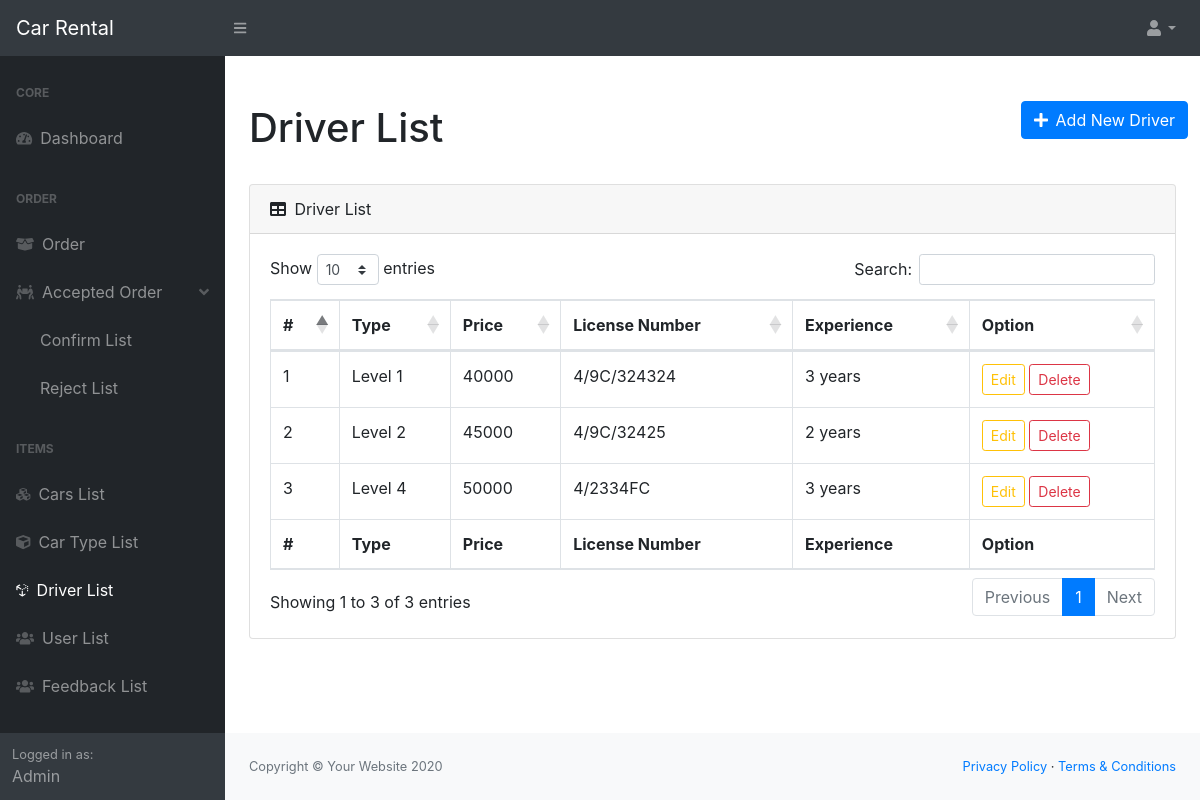
The page /backend/driver_list.php (signed in) on the database its author committed.
### tables this page shows
CREATE TABLE `drivers` (
  `id` int(11) NOT NULL,
  `type` varchar(255) NOT NULL,
  `price` varchar(255) NOT NULL,
  `license_number` varchar(255) NOT NULL,
  `experience` varchar(255) NOT NULL,
  `created_at` timestamp NOT NULL DEFAULT current_timestamp() ON UPDATE current_timestamp(),
  `updated_at` timestamp NOT NULL DEFAULT '0000-00-00 00:00:00'
);

### backend/driver_list.php (the view, shortened to what this page needs)
<?php
if (isset($_SESSION['loginuser']) && $_SESSION['loginuser']['role']=="admin") {
	require 'dbconnect.php';
	require 'include/header.php';
?>
	<div class="container">
		<div class="row align-items-center justify-content-between">
            <div class="col-auto mt-4">
				<h1 class="mt-4">Driver List</h1>
            </div>
            <div class="text-end mt-4">
            	<a href="driver_create.php" class="btn btn-primary"><i class="fas fa-plus mr-2"></i>Add New Driver</a>
            </div>
        </div>
		<div class="card my-4">
			<div class="card-header">
				<i class="fas fa-table mr-1"></i>
				Driver List
			</div>
			<div class="card-body">
				<div class="table-responsive">
					<table class="table table-bordered" id="dataTable" width="100%" cellspacing="0">
						<thead>
							<tr>
								<th>#</th>
								<th>Type</th>
								<th>Price</th>
								<th>License Number</th>
								<th>Experience</th>
								<th>Option</th>
							</tr>
						</thead>
						<tfoot>
							<tr>
								<th>#</th>
								<th>Type</th>
								<th>Price</th>
								<th>License Number</th>
								<th>Experience</th>
								<th>Option</th>
							</tr>
						</tfoot>
						<tbody>
							<?php
								$j=1;
								$sql="SELECT * FROM drivers";
								$stmt=$pdo->prepare($sql);
								$stmt->execute();
								$drivers=$stmt->fetchAll();
								foreach ($drivers as $driver) {
							?>
								<tr>
									<td><?= $j++ ?></td>
									<td><?= $driver['type'] ?></td>
									<td><?= $driver['price'] ?></td>
									<td><?= $driver['license_number'] ?></td>
									<td><?= $driver['experience'] ?></td>
									<td>
										<a href="driver_edit.php?id=<?= $driver['id'] ?>" class="btn btn-outline-warning btn-sm">Edit</a>
										<form method="POST" action="" class="d-inline">
											<input type="submit" name="" value="Delete" class="btn btn-outline-danger btn-sm" onclick="return confirm('Are You Sure Delete?')">
										</form>
									</td>
								</tr>
							<?php
							 }
							?>
						</tbody>
					</table>
				</div>
			</div>
		</div>
	</div>
<?php
	require 'include/footer.php';
	}else{
      header("location:../index.php");
    }
?>

### rows shown on the page
drivers: type "Level 1", price "40000", license_number "4/9C/324324", experience "3 years"
drivers: type "Level 2", price "45000", license_number "4/9C/32425", experience "2 years"
drivers: type "Level 4", price "50000", license_number "4/2334FC", experience "3 years"

### other values the page prints
$_SESSION['loginuser']['name'] "Admin"
